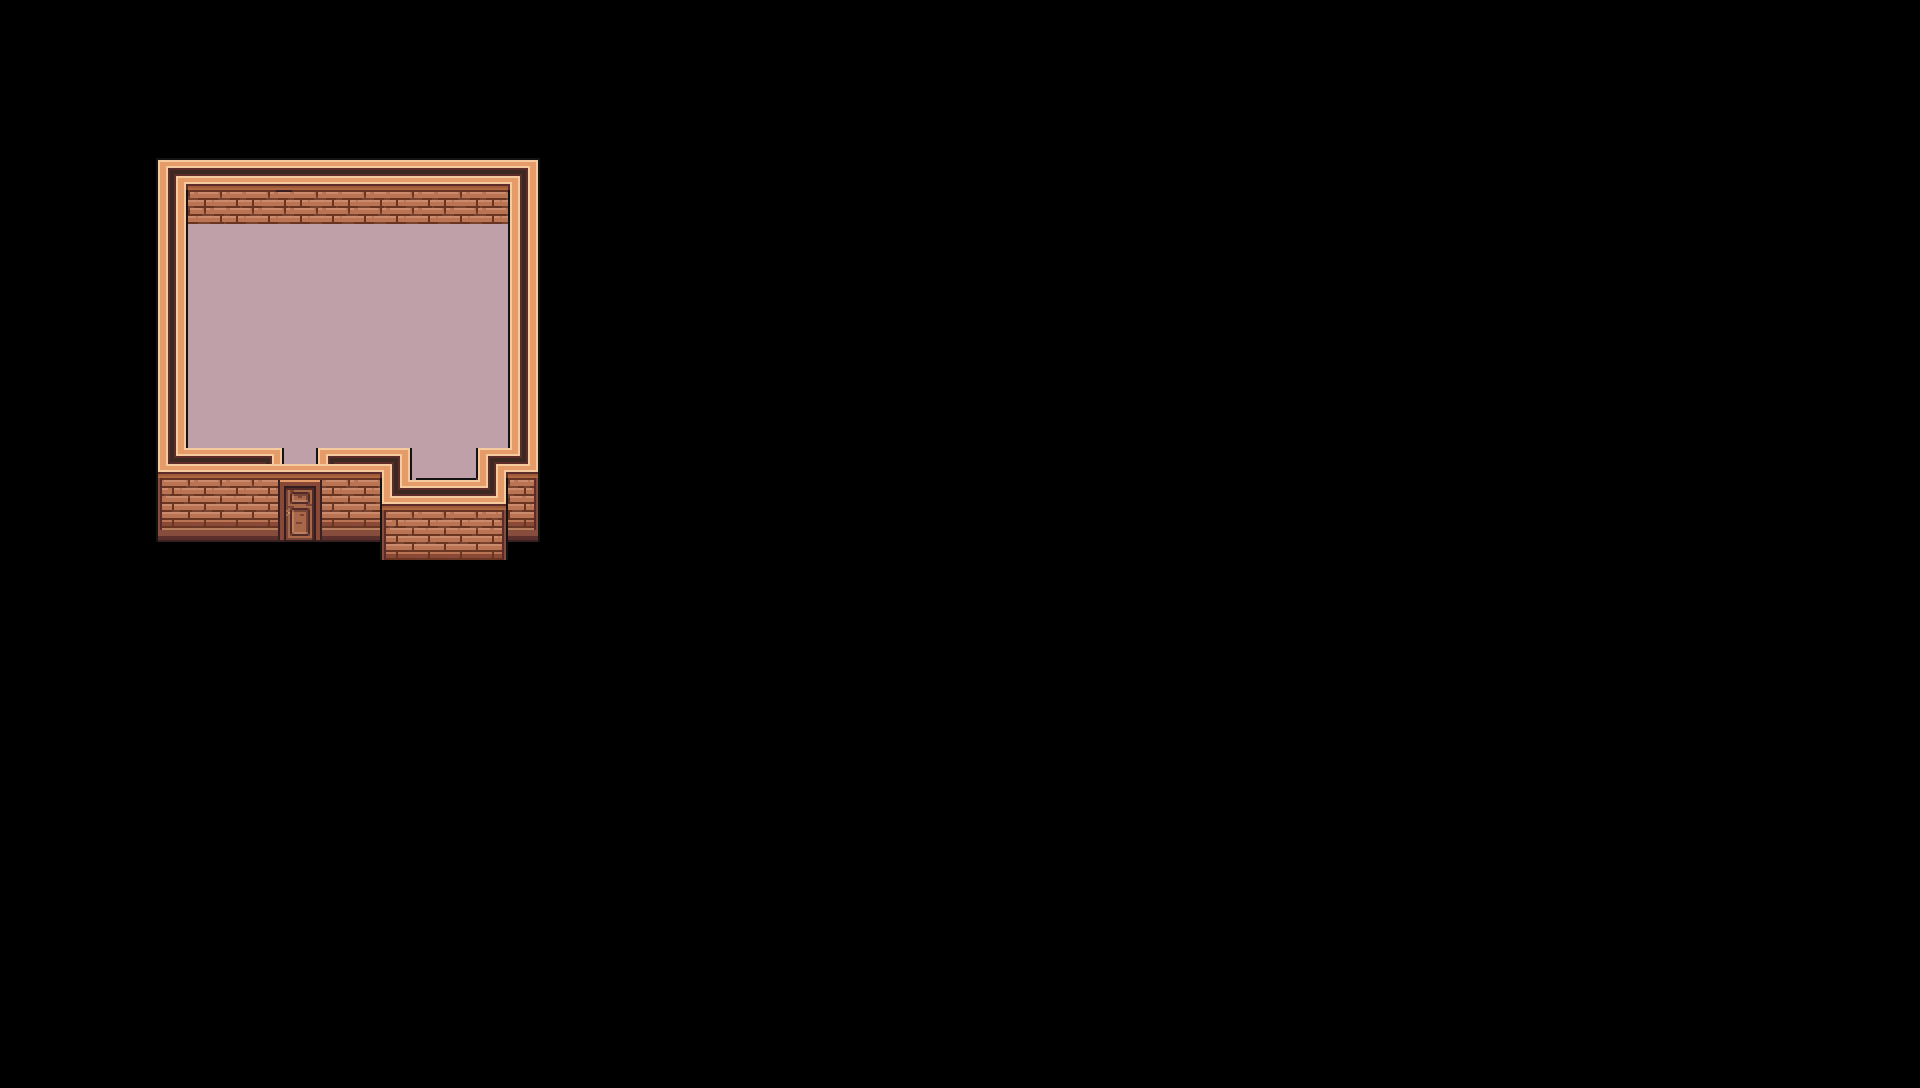

Rendered tile map (Tiled .tmx) drawn with the repository's tilesets; below, a short description and the map source with its tile grids summarised:
An orthogonal 120x68 tile map with 16x16 px tiles, 1 tile layer (Tile Layer 1), 2 tilesets.

<map version="1.9" tiledversion="1.9.2" orientation="orthogonal" renderorder="right-down" width="120" height="68" tilewidth="16" tileheight="16" infinite="0" nextlayerid="6" nextobjectid="1">
 <tileset firstgid="1" source="Pokemon retro.tsx" />
 <tileset firstgid="6007" source="pokemonIndoor.tsx" />
 <layer id="5" name="Tile Layer 1" width="120" height="68">
  <data>[8160 cells, 754 non-empty, 415 distinct tile ids]</data>
 </layer>
</map>
